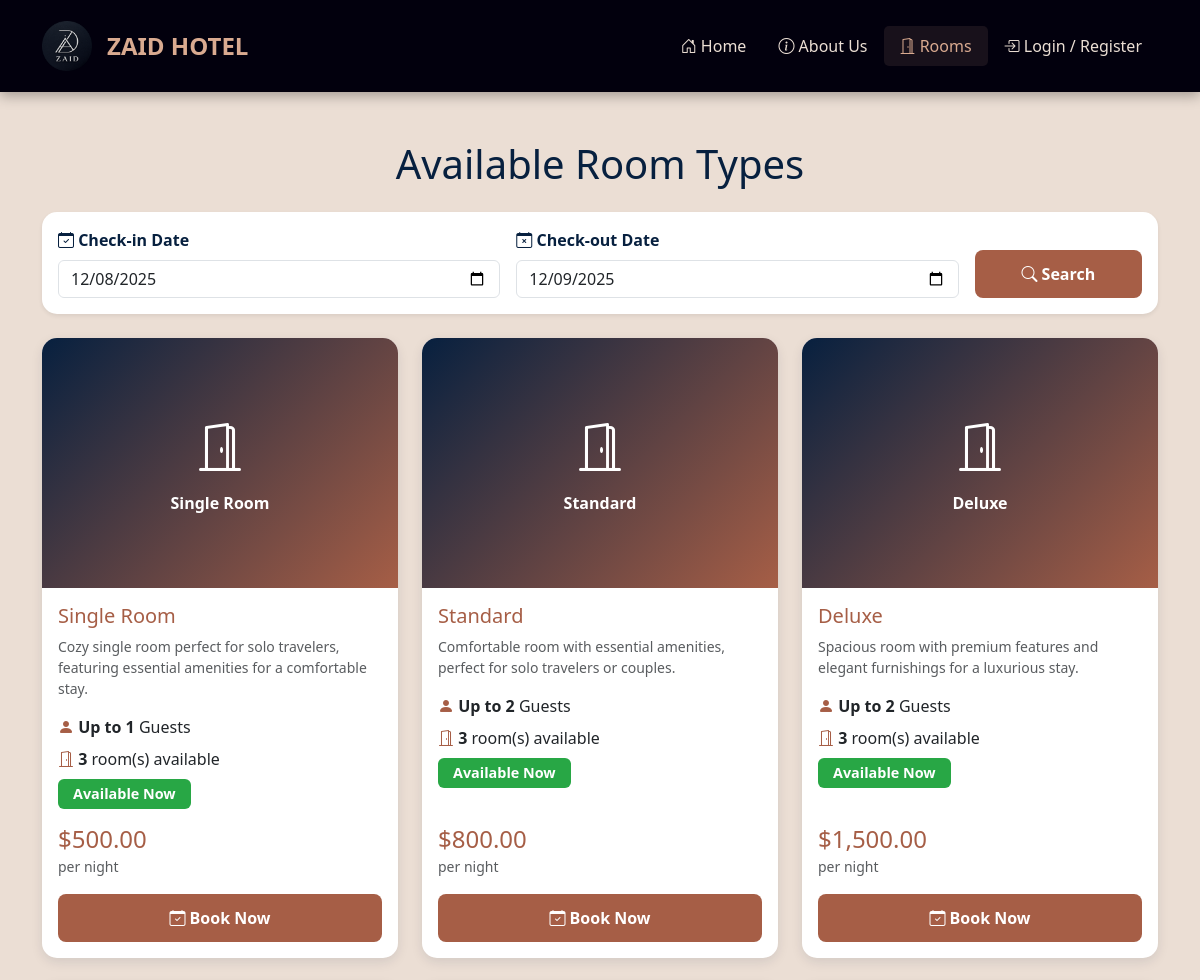
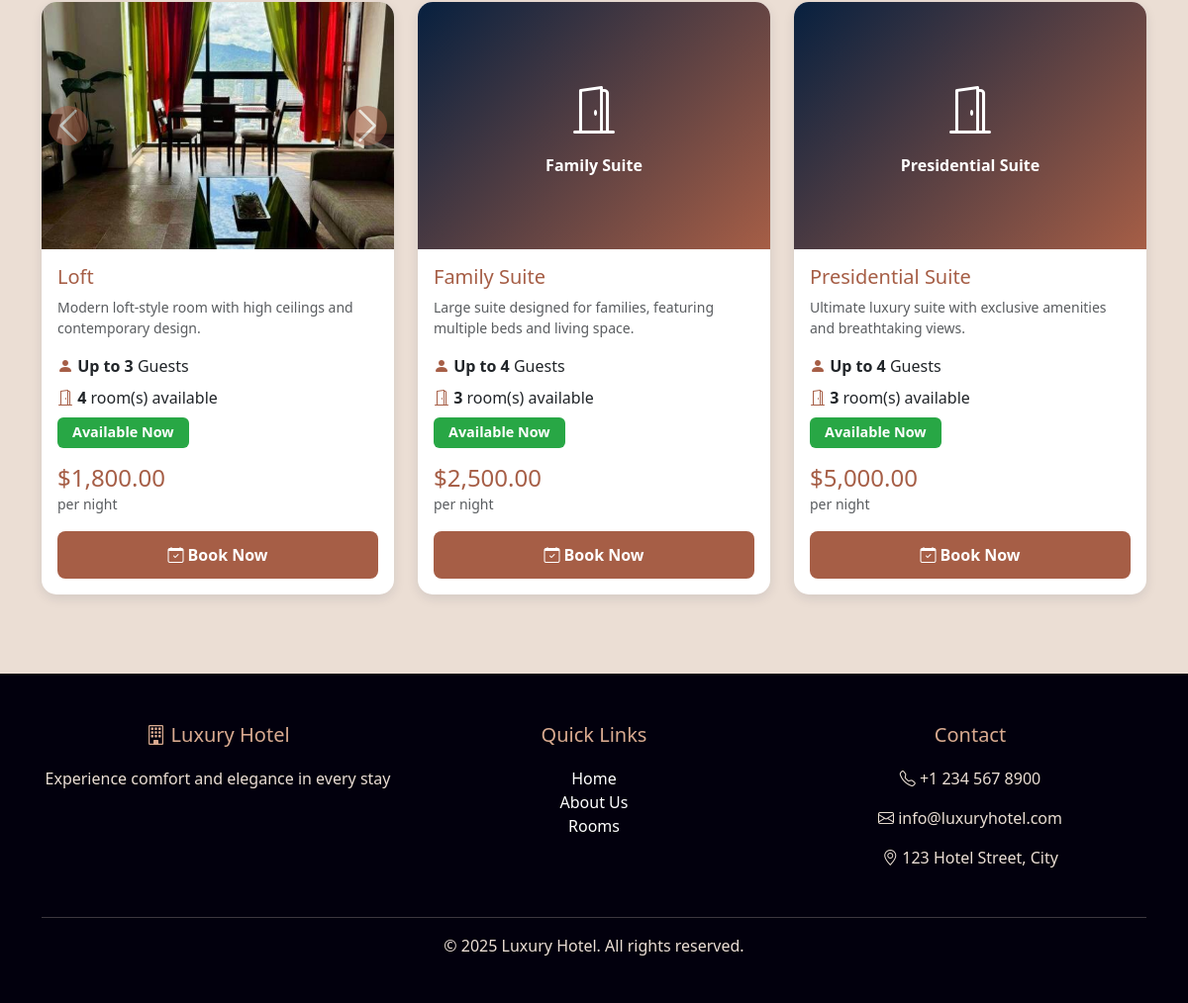
/user/rooms.php, run on the app's committed database (2 pictures, top to bottom).
### tables this page shows
CREATE TABLE room_type (
        room_type_id INTEGER PRIMARY KEY AUTOINCREMENT,
        type_name TEXT NOT NULL,
        nightly_rate REAL NOT NULL,
        max_guests INTEGER NOT NULL,
        description TEXT,
        thumbnail TEXT,
        image1 TEXT,
        image2 TEXT,
        image3 TEXT,
        image4 TEXT,
        image5 TEXT
    );

### user/rooms.php (the view, shortened to what this page needs)
<?php
require_once '../config/db.php';
include 'includes/header.php';
include 'includes/navbar.php';
$check_in = $_GET['check_in'] ?? '';
$check_out = $_GET['check_out'] ?? '';
$query = "SELECT rt.*,
          (SELECT COUNT(*) FROM room r
           WHERE r.room_type_id = rt.room_type_id
           AND r.status = 'Available'
           AND r.room_id NOT IN (
               SELECT res.room_id FROM reservation res
               WHERE res.status IN ('Confirmed', 'Occupied')
               AND (
                   (res.check_in_date <= ? AND res.check_out_date > ?) OR
                   (res.check_in_date < ? AND res.check_out_date >= ?) OR
                   (res.check_in_date >= ? AND res.check_out_date <= ?)
               )
           )
          ) as available_count
          FROM room_type rt
          ORDER BY rt.nightly_rate ASC";
$stmt = $conn->prepare($query);
$date_check_in = (!empty($check_in) && !empty($check_out)) ? $check_in : '9999-12-31';
$date_check_out = (!empty($check_in) && !empty($check_out)) ? $check_out : '9999-12-31';
$stmt->bindValue(1, $date_check_in, SQLITE3_TEXT);
$stmt->bindValue(2, $date_check_in, SQLITE3_TEXT);
$stmt->bindValue(3, $date_check_out, SQLITE3_TEXT);
$stmt->bindValue(4, $date_check_out, SQLITE3_TEXT);
$stmt->bindValue(5, $date_check_in, SQLITE3_TEXT);
$stmt->bindValue(6, $date_check_out, SQLITE3_TEXT);
$result = $stmt->execute();
$room_types = [];
while ($row = $result->fetchArray(SQLITE3_ASSOC)) {
    $room_types[] = $row;
}
?>
<div class="container my-5">
    <h1 class="text-center mb-4" style="color: var(--secondary-dark);">Available Room Types</h1>
    <div class="card mb-4 shadow-sm">
        <div class="card-body">
            <form action="rooms.php" method="GET">
                <div class="row g-3 align-items-end">
                    <div class="col-md-5">
                        <label class="form-label"><i class="bi bi-calendar-check"></i> Check-in Date</label>
                        <input type="date" class="form-control" name="check_in"
                               value="<?php echo $check_in ?: date('Y-m-d'); ?>"
                               min="<?php echo date('Y-m-d'); ?>" required>
                    </div>
                    <div class="col-md-5">
                        <label class="form-label"><i class="bi bi-calendar-x"></i> Check-out Date</label>
                        <input type="date" class="form-control" name="check_out"
                               value="<?php echo $check_out ?: date('Y-m-d', strtotime('+1 day')); ?>"
                               min="<?php echo date('Y-m-d', strtotime('+1 day')); ?>" required>
                    </div>
                    <div class="col-md-2">
                        <button type="submit" class="btn btn-primary w-100">
                            <i class="bi bi-search"></i> Search
                        </button>
                    </div>
                </div>
            </form>
        </div>
    </div>
    <div class="row g-4">
        <?php if (!empty($room_types)): ?>
            <?php foreach ($room_types as $type): ?>
            <?php $is_available = $type['available_count'] > 0; ?>
            <div class="col-md-6 col-lg-4">
                <div class="card room-card h-100 <?php echo !$is_available ? 'opacity-75' : ''; ?>">
                    <?php
                    $images = [];
                    if (!empty($type['image1'])) $images[] = $type['image1'];
                    if (!empty($type['image2'])) $images[] = $type['image2'];
                    if (!empty($type['image3'])) $images[] = $type['image3'];
                    if (!empty($type['image4'])) $images[] = $type['image4'];
                    if (!empty($type['image5'])) $images[] = $type['image5'];
                    ?>
                    <?php if (count($images) > 1): ?>
                    <div id="carousel-<?php echo $type['room_type_id']; ?>" class="carousel slide" data-bs-ride="carousel">
                        <div class="carousel-inner">
                            <?php foreach ($images as $index => $image): ?>
                            <div class="carousel-item <?php echo $index === 0 ? 'active' : ''; ?>">
                                <?php if (!empty($image)): ?>
                                    <img src="../uploads/room_images/<?php echo htmlspecialchars($image); ?>"
                                         class="d-block w-100"
                                         alt="<?php echo htmlspecialchars($type['type_name']); ?>"
                                         style="height: 250px; object-fit: cover;">
                                <?php endif; ?>
                            </div>
                            <?php endforeach; ?>
                        </div>
                        <button class="carousel-control-prev" type="button" data-bs-target="#carousel-<?php echo $type['room_type_id']; ?>" data-bs-slide="prev">
                            <span class="carousel-control-prev-icon"></span>
                        </button>
                        <button class="carousel-control-next" type="button" data-bs-target="#carousel-<?php echo $type['room_type_id']; ?>" data-bs-slide="next">
                            <span class="carousel-control-next-icon"></span>
                        </button>
                    </div>
                    <?php else: ?>
                        <div class="card-img-top d-flex align-items-center justify-content-center"
                             style="height: 250px; background: linear-gradient(135deg, var(--secondary-dark), var(--accent-brown));">
                            <div class="text-center text-white">
                                <i class="bi bi-door-open" style="font-size: 3rem;"></i>
                                <p class="mb-0 mt-2 fw-bold"><?php echo htmlspecialchars($type['type_name']); ?></p>
                            </div>
                        </div>
                    <?php endif; ?>
                    <div class="card-body d-flex flex-column">
                        <h5 class="card-title" style="color: var(--accent-brown);">
                            <?php echo htmlspecialchars($type['type_name']); ?>
                        </h5>
                        <?php if (!empty($type['description'])): ?>
                        <p class="card-text text-muted small">
                            <?php echo htmlspecialchars($type['description']); ?>
                        </p>
                        <?php endif; ?>
                        <div class="mb-3">
                            <p class="mb-2">
                                <i class="bi bi-person-fill" style="color: var(--accent-brown);"></i>
                                <strong>Up to <?php echo $type['max_guests']; ?></strong> Guests
                            </p>
                            <p class="mb-2">
                                <i class="bi bi-door-open" style="color: var(--accent-brown);"></i>
                                <strong><?php echo $type['available_count']; ?></strong> room(s) available
                            </p>
                            <?php if ($is_available): ?>
                                <span class="badge bg-success">Available Now</span>
                            <?php else: ?>
                                <span class="badge bg-danger">Fully Occupied</span>
                            <?php endif; ?>
                        </div>
                        <div class="mt-auto">
                            <div class="d-flex justify-content-between align-items-center mb-3">
                                <div>
                                    <h4 class="mb-0" style="color: var(--accent-brown);">
                                        $<?php echo number_format($type['nightly_rate'], 2); ?>
                                    </h4>
                                    <small class="text-muted">per night</small>
                                </div>
                            </div>
                            <?php if ($is_available): ?>
                            <?php
                            $booking_url = 'book.php?room_type_id=' . $type['room_type_id'];
                            ?>
                            <a href="<?php echo $booking_url; ?>" class="btn btn-primary w-100">
                                <i class="bi bi-calendar-check"></i> Book Now
                            </a>
                            <?php endif; ?>
                        </div>
                    </div>
                </div>
            </div>
            <?php endforeach; ?>
        <?php endif; ?>
    </div>
</div>
<?php include 'includes/footer.php'; ?>

### user/includes/header.php (style rules this page uses)
:root { --primary-dark: #02000d; --secondary-dark: #07203f; --light-cream: #ebded4; --warm-tan: #d9aa90; --accent-brown: #a65e46; }
body { font-family: 'Segoe UI', Tahoma, Geneva, Verdana, sans-serif; background-color: var(--light-cream); color: var(--primary-dark); }
.card { transition: transform 0.3s, box-shadow 0.3s; border: none; border-radius: 15px; overflow: hidden; background: white; box-shadow: 0 4px 12px rgba(7,32,63,0.1); }
.room-card img { height: 250px; object-fit: cover; background: var(--secondary-dark); }
.btn-primary { background-color: var(--accent-brown); border: none; padding: 12px 30px; font-weight: 600; border-radius: 8px; transition: all 0.3s ease; }
.badge { font-size: 0.9rem; padding: 8px 15px; font-weight: 600; }
.bg-success { background-color: #28a745 !important; }
.form-label { color: var(--secondary-dark); font-weight: 600; margin-bottom: 8px; }
.carousel-item img { height: 400px; object-fit: cover; }
.carousel-control-prev-icon, .carousel-control-next-icon { background-color: var(--accent-brown); border-radius: 50%; padding: 20px; }

### data on the page
room_type: type_name "Single Room", description "Cozy single room perfect for solo travelers, featuring essential amenities for a comfortable stay.", max_guests "1", available_count "3", nightly_rate "500.00"
room_type: type_name "Standard", description "Comfortable room with essential amenities, perfect for solo travelers or couples.", max_guests "2", available_count "3", nightly_rate "800.00"
room_type: type_name "Deluxe", description "Spacious room with premium features and elegant furnishings for a luxurious stay.", max_guests "2", available_count "3", nightly_rate "1,500.00"
room_type: image1+type_name (picture), type_name "Loft", description "Modern loft-style room with high ceilings and contemporary design.", max_guests "3", available_count "4", nightly_rate "1,800.00"
room_type: type_name "Family Suite", description "Large suite designed for families, featuring multiple beds and living space.", max_guests "4", available_count "3", nightly_rate "2,500.00"
room_type: type_name "Presidential Suite", description "Ultimate luxury suite with exclusive amenities and breathtaking views.", max_guests "4", available_count "3", nightly_rate "5,000.00"
